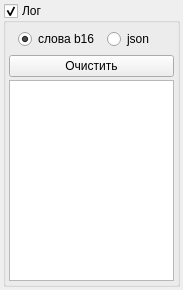
<?xml version="1.0" encoding="UTF-8"?>
<ui version="4.0">
 <class>WidgetLog</class>
 <widget class="QWidget" name="WidgetLog">
  <property name="geometry">
   <rect>
    <x>0</x>
    <y>0</y>
    <width>183</width>
    <height>290</height>
   </rect>
  </property>
  <property name="windowTitle">
   <string>Form</string>
  </property>
  <layout class="QVBoxLayout" name="verticalLayout">
   <property name="leftMargin">
    <number>3</number>
   </property>
   <property name="topMargin">
    <number>3</number>
   </property>
   <property name="rightMargin">
    <number>3</number>
   </property>
   <property name="bottomMargin">
    <number>3</number>
   </property>
   <item>
    <widget class="QGroupBox" name="checkEnableLog">
     <property name="title">
      <string>Лог</string>
     </property>
     <property name="checkable">
      <bool>true</bool>
     </property>
     <property name="checked">
      <bool>true</bool>
     </property>
     <layout class="QVBoxLayout" name="verticalLayout_2">
      <property name="spacing">
       <number>3</number>
      </property>
      <property name="leftMargin">
       <number>3</number>
      </property>
      <property name="topMargin">
       <number>3</number>
      </property>
      <property name="rightMargin">
       <number>3</number>
      </property>
      <property name="bottomMargin">
       <number>3</number>
      </property>
      <item>
       <widget class="QWidget" name="widget_5" native="true">
        <layout class="QHBoxLayout" name="horizontalLayout_13">
         <property name="spacing">
          <number>7</number>
         </property>
         <property name="leftMargin">
          <number>9</number>
         </property>
         <property name="topMargin">
          <number>3</number>
         </property>
         <property name="rightMargin">
          <number>9</number>
         </property>
         <property name="bottomMargin">
          <number>3</number>
         </property>
         <item>
          <widget class="QRadioButton" name="rbLogSay16">
           <property name="text">
            <string>слова b16</string>
           </property>
           <property name="checked">
            <bool>true</bool>
           </property>
          </widget>
         </item>
         <item>
          <widget class="QRadioButton" name="rbLogJson">
           <property name="text">
            <string>json</string>
           </property>
          </widget>
         </item>
        </layout>
       </widget>
      </item>
      <item>
       <widget class="QPushButton" name="btnLogClear">
        <property name="text">
         <string>Очистить</string>
        </property>
       </widget>
      </item>
      <item>
       <widget class="QTextEdit" name="textLog"/>
      </item>
     </layout>
    </widget>
   </item>
  </layout>
 </widget>
 <resources/>
 <connections/>
</ui>
